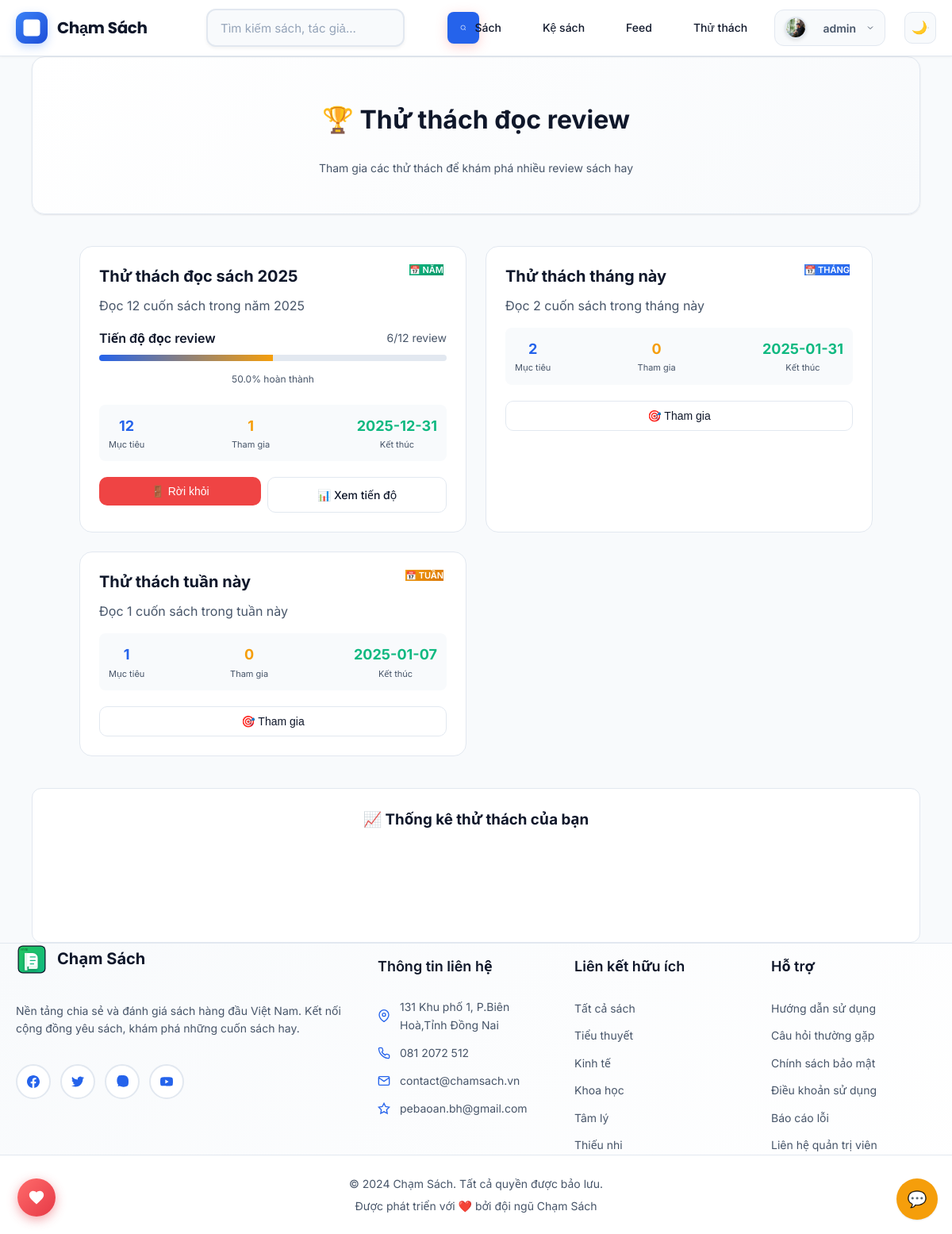
Page /challenges (signed in) on the committed database.
### tables this page shows
CREATE TABLE reading_challenges (
        id INTEGER PRIMARY KEY AUTOINCREMENT,
        title TEXT NOT NULL,
        description TEXT,
        challenge_type TEXT NOT NULL CHECK (challenge_type IN ('yearly', 'monthly', 'weekly', 'custom')),
        target_count INTEGER NOT NULL,
        start_date DATE NOT NULL,
        end_date DATE NOT NULL,
        is_active BOOLEAN DEFAULT 1,
        created_at DATETIME DEFAULT CURRENT_TIMESTAMP
    );

### app.py (the view)
    @app.route("/challenges")
    @login_required
    def challenges_list():
        db = get_db()
        challenges = db.execute("""
            SELECT rc.*,
                   COUNT(uc.user_id) as participants_count,
                   CASE WHEN uc.user_id IS NOT NULL THEN 1 ELSE 0 END as is_joined
            FROM reading_challenges rc
            LEFT JOIN user_challenges uc ON rc.id = uc.challenge_id AND uc.user_id = ?
            WHERE rc.is_active = 1
            GROUP BY rc.id
            ORDER BY rc.created_at DESC
        """, (session.get("user_id"),)).fetchall()
        user_progress = {}
        if session.get("user_id"):
            progress_rows = db.execute("""
                SELECT uc.challenge_id, uc.current_count, rc.target_count, rc.title
                FROM user_challenges uc
                JOIN reading_challenges rc ON rc.id = uc.challenge_id
                WHERE uc.user_id = ? AND rc.is_active = 1
            """, (session["user_id"],)).fetchall()
            for row in progress_rows:
                user_progress[row["challenge_id"]] = {
                    "current": row["current_count"],
                    "target": row["target_count"],
                    "title": row["title"],
                    "progress": (row["current_count"] / row["target_count"] * 100) if row["target_count"] > 0 else 0
                }
        return render_template("challenges_list.html", challenges=challenges, user_progress=user_progress)

### templates/challenges_list.html (shortened to what this page needs)
{% extends 'base.html' %}
{% block content %}
<div class="challenges-page">
  <div class="page-header" style="text-align: center; margin-bottom: 40px;">
    <h1>🏆 Thử thách đọc review</h1>
    <p class="muted">Tham gia các thử thách để khám phá nhiều review sách hay</p>
  </div>
  <div class="challenges-container" style="max-width: 1000px; margin: 0 auto;">
    {% if challenges %}
    <div class="challenges-grid" style="display: grid; grid-template-columns: repeat(auto-fill, minmax(350px, 1fr)); gap: 24px;">
      {% for challenge in challenges %}
      <div class="challenge-card" style="background: var(--panel); border: 1px solid var(--border); border-radius: 16px; padding: 24px; transition: all 0.3s; position: relative; overflow: hidden;">
        <div class="challenge-badge" style="position: absolute; top: 16px; right: 16px; padding: 4px 12px; border-radius: 20px; font-size: 11px; font-weight: 600; text-transform: uppercase;">
          {% if challenge.challenge_type == 'yearly' %}
            <span style="background: linear-gradient(135deg, #10b981, #059669); color: white;">📅 Năm</span>
          {% elif challenge.challenge_type == 'monthly' %}
            <span style="background: linear-gradient(135deg, #3b82f6, #2563eb); color: white;">📆 Tháng</span>
          {% elif challenge.challenge_type == 'weekly' %}
            <span style="background: linear-gradient(135deg, #f59e0b, #d97706); color: white;">📅 Tuần</span>
          {% else %}
            <span style="background: linear-gradient(135deg, #8b5cf6, #7c3aed); color: white;">🎯 Tùy chỉnh</span>
          {% endif %}
        </div>
        <div class="challenge-content">
          <h2 style="margin: 0 0 12px 0; font-size: 20px; font-weight: 700; color: var(--text); line-height: 1.3;">
            {{ challenge.title }}
          </h2>
          <p style="margin: 0 0 16px 0; color: var(--text-secondary); line-height: 1.5;">
            {{ challenge.description }}
          </p>
          {% if challenge.is_joined %}
          <div class="progress-section" style="margin-bottom: 20px;">
            <div style="display: flex; justify-content: space-between; align-items: center; margin-bottom: 8px;">
              <span style="font-weight: 600; color: var(--text);">Tiến độ đọc review</span>
              <span style="font-size: 14px; color: var(--text-secondary);">
                {{ user_progress[challenge.id].current }}/{{ user_progress[challenge.id].target }} review
              </span>
            </div>
            <div style="width: 100%; height: 8px; background: var(--border); border-radius: 4px; overflow: hidden;">
              <div style="width: {{ user_progress[challenge.id].progress }}%; height: 100%; background: linear-gradient(90deg, var(--primary), var(--accent)); transition: width 0.3s;"></div>
            </div>
            <div style="text-align: center; margin-top: 8px;">
              <span style="font-size: 12px; color: var(--text-secondary);">
                {{ user_progress[challenge.id].progress|round(1) }}% hoàn thành
              </span>
            </div>
          </div>
          {% endif %}
          <div class="challenge-stats" style="display: flex; justify-content: space-between; margin-bottom: 20px; padding: 12px; background: var(--bg); border-radius: 8px;">
            <div style="text-align: center;">
              <div style="font-size: 18px; font-weight: 700; color: var(--primary);">{{ challenge.target_count }}</div>
              <div style="font-size: 11px; color: var(--text-secondary);">Mục tiêu</div>
            </div>
            <div style="text-align: center;">
              <div style="font-size: 18px; font-weight: 700; color: var(--accent);">{{ challenge.participants_count }}</div>
              <div style="font-size: 11px; color: var(--text-secondary);">Tham gia</div>
            </div>
            <div style="text-align: center;">
              <div style="font-size: 18px; font-weight: 700; color: #10b981;">{{ challenge.end_date[:10] }}</div>
              <div style="font-size: 11px; color: var(--text-secondary);">Kết thúc</div>
            </div>
          </div>
          <div class="challenge-actions" style="display: flex; gap: 8px;">
            {% if challenge.is_joined %}
              <form method="post" action="{{ url_for('leave_challenge', challenge_id=challenge.id) }}" style="flex: 1;">
                <button type="submit" class="btn secondary" style="width: 100%; padding: 10px; font-size: 14px; background: #ef4444; color: white; border: none;">
                  🚪 Rời khỏi
                </button>
              </form>
              <a href="{{ url_for('my_challenges') }}" class="btn" style="flex: 1; padding: 10px; font-size: 14px; text-align: center; text-decoration: none;">
                📊 Xem tiến độ
              </a>
            {% else %}
              <form method="post" action="{{ url_for('join_challenge', challenge_id=challenge.id) }}" style="flex: 1;">
                <button type="submit" class="btn" style="width: 100%; padding: 10px; font-size: 14px;">
                  🎯 Tham gia
                </button>
              </form>
            {% endif %}
          </div>
        </div>
      </div>
      {% endfor %}
    </div>
    {% endif %}
  </div>
  {% if current_user.id %}
  <div class="quick-stats" style="margin-top: 40px; padding: 24px; background: var(--panel); border: 1px solid var(--border); border-radius: 12px; text-align: center;">
    <h3 style="margin: 0 0 16px 0; color: var(--text);">📈 Thống kê thử thách của bạn</h3>
    <div style="display: grid; grid-template-columns: repeat(auto-fit, minmax(150px, 1fr)); gap: 20px;">
    </div>
  </div>
  {% endif %}
</div>
{% endblock %}

### static/enhanced-styles.css (style rules this page uses)
:root { --white: #ffffff; --gray-50: #f9fafb; --gray-100: #f3f4f6; --gray-200: #e5e7eb; --gray-300: #d1d5db; --gray-400: #9ca3af; --gray-500: #6b7280; --gray-600: #4b5563; --gray-700: #374151; --gray-800: #1f2937; --gray-900: #111827; --success: #10b981; --warning: #f59e0b; --error: #ef4444; --info: #3b82f6; --bg-primary: var(--panel); --bg-secondary: var(--bg); --bg-tertiary: color-mix(in oklab, var(--panel) 92%, var(--bg)); --text-primary: var(--text); --text-secondary: var(--muted); --text-tertiary: color-mix(in oklab, var(--muted) 75%, var(--text)); --text-inverse: #ffffff; --border-light: var(--border); --border-medium: color-mix(in oklab, var(--border) 70%, var(--text) 30%); --border-dark: color-mix(in oklab, var(--border) 50%, var(--text) 50%); --shadow-sm: 0 1px 2px 0 rgba(0, 0, 0, 0.05); --shadow-md: 0 4px 6px -1px rgba(0, 0, 0, 0.1), 0 2px 4px -1px rgba(0, 0, 0, 0.06); --shadow-lg: var(--shadow); --shadow-xl: 0 20px 25px -5px rgba(0, 0, 0, 0.1), 0 10px 10px -5px rgba(0, 0, 0, 0.04); --shadow-2xl: 0 25px 50px -12px rgba(0, 0, 0, 0.25); --space-1: 0.25rem; --space-2: 0.5rem; --space-3: 0.75rem; --space-4: 1rem; --space-5: 1.25rem; --space-6: 1.5rem; --space-8: 2rem; --space-10: 2.5rem; --space-12: 3rem; --space-16: 4rem; --space-20: 5rem; --font-size-xs: 0.75rem; --font-size-sm: 0.875rem; --font-size-base: 1rem; --font-size-lg: 1.125rem; --font-size-xl: 1.25rem; --font-size-2xl: 1.5rem; --font-size-3xl: 1.875rem; --font-size-4xl: 2.25rem; --font-weight-normal: 400; --font-weight-medium: 500; --font-weight-semibold: 600; --font-weight-bold: 700; --font-weight-extrabold: 800; --line-height-tight: 1.25; --line-height-normal: 1.5; --line-height-relaxed: 1.75; --radius-sm: 0.25rem; --radius-md: 0.375rem; --radius-lg: 0.5rem; --radius-xl: 0.75rem; --radius-2xl: 1rem; --radius-3xl: 1.5rem; --radius-full: 9999px; --transition-fast: 150ms ease-in-out; --transition-normal: 250ms ease-in-out; --transition-slow: 350ms ease-in-out; --z-dropdown: 1000; --z-sticky: 1020; --z-fixed: 1030; --z-modal-backdrop: 1040; --z-modal: 1050; --z-popover: 1060; --z-tooltip: 1070; }
.page-header { text-align: center; margin-bottom: var(--space-12); padding: var(--space-8) 0; background: linear-gradient(135deg, var(--bg-primary) 0%, var(--bg-secondary) 100%); border-radius: var(--radius-2xl); border: 1px solid var(--border-light); box-shadow: var(--shadow-lg); }

### templates/challenges_list.html (style rules this page uses)
.challenge-card { background: linear-gradient(135deg, var(--panel) 0%, rgba(255,255,255,0.02) 100%); }

### rows in the picture
reading_challenges: challenge_type "📅 NĂM", title "Thử thách đọc sách 2025", description "Đọc 12 cuốn sách trong năm 2025", user_progress "6", target_count "12", user_progress "50.0", participants_count "1", end_date "2025-12-31"
reading_challenges: challenge_type "📆 THÁNG", title "Thử thách tháng này", description "Đọc 2 cuốn sách trong tháng này", target_count "2", participants_count "0", end_date "2025-01-31"
reading_challenges: challenge_type "📅 TUẦN", title "Thử thách tuần này", description "Đọc 1 cuốn sách trong tuần này", target_count "1", participants_count "0", end_date "2025-01-07"

### other values in the picture
{{ current_user.username }} "admin"
